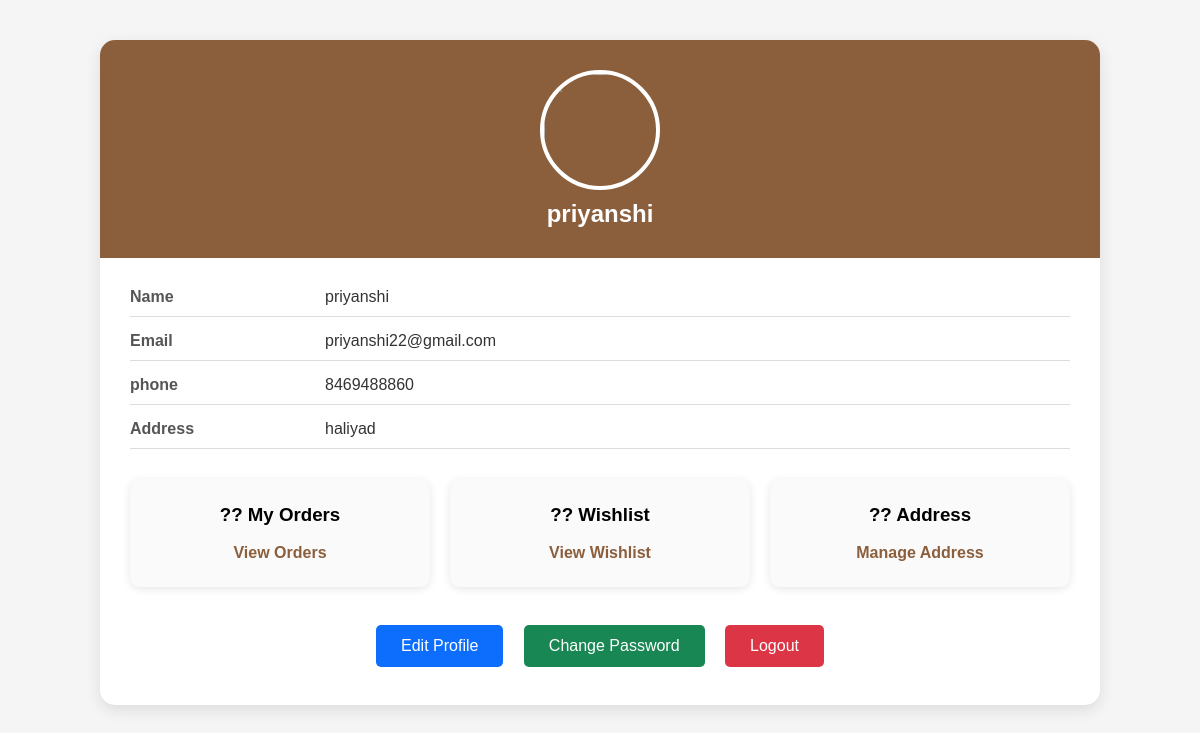
The page /account.php (signed in) on the database its author committed.
### tables this page shows
CREATE TABLE `reg` (
  `rid` int(200) NOT NULL,
  `name` varchar(200) NOT NULL,
  `email` varchar(200) NOT NULL,
  `pwd` varchar(10) NOT NULL,
  `city` varchar(200) NOT NULL,
  `address` varchar(300) NOT NULL,
  `phone` varchar(10) NOT NULL,
  `gender` varchar(20) NOT NULL,
  `utype` varchar(20) NOT NULL
);

### account.php (the view, shortened to what this page needs)
<?php
include("connection.php");
$user_id = $_SESSION['user_id'];
$query = mysqli_query($con, "SELECT * FROM reg WHERE rid='$user_id'");
$user = mysqli_fetch_assoc($query);
?>
<!DOCTYPE html>
<html lang="en">
<head>
</head>
<body>
<div class="container">
<div class="account-box">
<div class="header">
<img src="images/user.png">
<h2><?php echo $user['name']; ?></h2>
</div>
<div class="content">
<div class="info">
<div class="label">Name</div>
<div class="value"><?php echo $user['name']; ?></div>
</div>
<div class="info">
<div class="label">Email</div>
<div class="value"><?php echo $user['email']; ?></div>
</div>
<div class="info">
<div class="label">phone</div>
<div class="value"><?php echo $user['phone']; ?></div>
</div>
<div class="info">
<div class="label">Address</div>
<div class="value"><?php echo $user['address']; ?></div>
</div>
<div class="cards">
<div class="card">
<h3>?? My Orders</h3>
<br>
<a href="orders.php">View Orders</a>
</div>
<div class="card">
<h3>?? Wishlist</h3>
<br>
<a href="wishlist.php">View Wishlist</a>
</div>
<div class="card">
<h3>?? Address</h3>
<br>
<a href="address.php">Manage Address</a>
</div>
</div>
<div class="buttons">
<a href="edit_profile.php" class="btn edit">Edit Profile</a>
<a href="change_password.php" class="btn password">Change Password</a>
<a href="logout.php" class="btn logout">Logout</a>
</div>
</div>
</div>
</div>
</body>
</html>

### account.php (style rules this page uses)
* { margin:0; padding:0; box-sizing:border-box; font-family:Arial,sans-serif; }
body { background:#f5f5f5; }
.container { width:90%; max-width:1000px; margin:40px auto; }
.account-box { background:#fff; border-radius:15px; box-shadow:0 5px 15px rgba(0,0,0,0.1); overflow:hidden; }
.header { background:#8B5E3C; color:#fff; padding:30px; text-align:center; }
.header img { width:120px; height:120px; border-radius:50%; border:4px solid white; object-fit:cover; margin-bottom:10px; }
.content { padding:30px; }
.info { display:grid; grid-template-columns:180px 1fr; gap:15px; margin-bottom:15px; border-bottom:1px solid #ddd; padding-bottom:10px; }
.label { font-weight:bold; color:#555; }
.value { color:#333; }
.cards { display:grid; grid-template-columns:repeat(auto-fit,minmax(200px,1fr)); gap:20px; margin-top:30px; }
.card { background:#fafafa; padding:25px; text-align:center; border-radius:10px; box-shadow:0 2px 8px rgba(0,0,0,.1); transition:.3s; }
.card a { text-decoration:none; color:#8B5E3C; font-weight:bold; }
.buttons { margin-top:30px; text-align:center; }
.btn { display:inline-block; padding:12px 25px; margin:8px; text-decoration:none; color:white; border-radius:5px; }
.edit { background:#0d6efd; }
.password { background:#198754; }
.logout { background:#dc3545; }

### rows shown on the page
reg: name "priyanshi", email "priyanshi22@gmail.com", phone "8469488860", address "haliyad"
